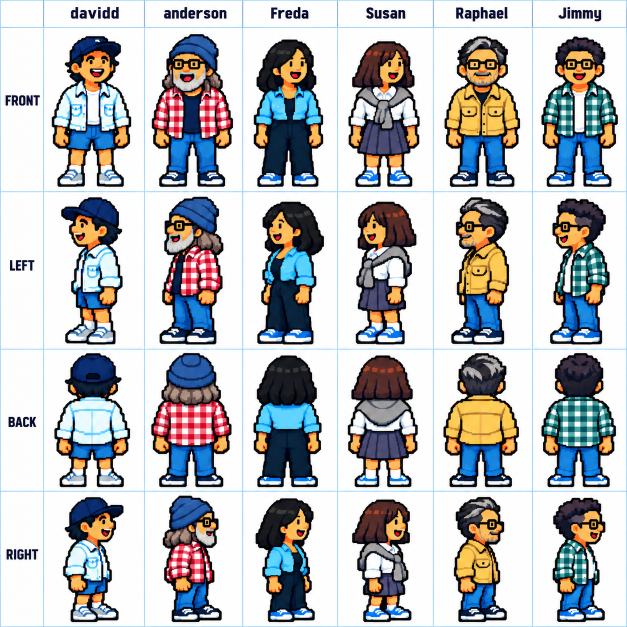
#> input picture 角色表.png, 1254 x 1254 px, given in place of susan.png, which was not available (shown at 1/2 size)
$ python instruments.py '角色表.png'
#> lines starting #> are read from the running program, lines starting #| are printed output that depends on the picture; pictures that were not available may be replaced by others from this repository, and a replacement may not be noted
### landmarks.py
"""台北六景 8-bit 像素圖：96x96 邏輯像素，深藍外框、平塗加明暗，放大 6 倍輸出。"""
import random
import sys
from pathlib import Path

import numpy as np
from PIL import Image, ImageDraw, ImageFont

N = 96
SCALE = 6
OUT = (28, 34, 66, 255)
OUT_SOFT = (96, 108, 140, 255)


def c(h, a=255):
    h = h.lstrip('#')
    return (int(h[0:2], 16), int(h[2:4], 16), int(h[4:6], 16), a)


def inner_outline(layer, color=OUT):
    a = np.array(layer)
    m = a[..., 3] > 0
    p = np.pad(m, 1)
    interior = p[:-2, 1:-1] & p[2:, 1:-1] & p[1:-1, :-2] & p[1:-1, 2:]
    a[m & ~interior] = color
    return Image.fromarray(a)


class Sprite:
    def __init__(self):
        self.img = Image.new('RGBA', (N, N), (0, 0, 0, 0))

    # [12 lines left out: function part, not called in this run]

    def raw(self, fn):
        fn(ImageDraw.Draw(self.img))


def px(d, x, y, col):
    d.point((x, y), fill=col)


# ---------------------------------------------------------------- 1. 台北 101
# [499 lines left out: functions taipei101, grand_hotel, tpac, music_center, xianjiyan, xiaoyoukeng and 1 more, not called in this run]


LANDMARKS = [
    ('taipei101', '台北 101', taipei101),
    ('grand_hotel', '圓山飯店', grand_hotel),
    ('tpac', '台北表演藝術中心', tpac),
    ('music_center', '台北流行音樂中心', music_center),
    ('xianjiyan', '仙跡岩登山入口', xianjiyan),
    ('xiaoyoukeng', '小油坑', xiaoyoukeng),
    ('chifeng', '赤峰街', chifeng),
]


# [33 lines left out: functions find_font, main, not called in this run]


# [2 lines that do not run on import are left out]

### instruments.py
"""幫朝右角色背上各自的樂器：行走（walk）與跳躍（jump）兩種姿勢。

樂器先直立畫在自己的小圖上（琴頭朝上），旋轉後貼到角色背後；背帶、手上的東西畫在角色前面。
輸出加了留白的角色圖：原角色左上角位於 (PAD_L, PAD_T)，行走姿勢腳底貼齊圖片底邊。
跳躍姿勢從同一張側面圖改出來：前腳膝蓋抬高、後腳伸直，一手往前上方舉，背上的樂器因慣性往後甩。
"""
import math
import sys
from pathlib import Path

import numpy as np
from PIL import Image, ImageDraw

from landmarks import OUT, c, inner_outline

PAD_L, PAD_T, PAD_R = 16, 6, 12


def layer(w, h):
    im = Image.new('RGBA', (w, h), (0, 0, 0, 0))
    return im, ImageDraw.Draw(im)


# ------------------------------------------------------------ 直立樂器（琴頭朝上）
# [35 lines left out: functions acoustic_guitar, electric_bass, not called in this run]


def keytar():
    im, d = layer(10, 38)
    d.rectangle([3, 0, 6, 12], fill=c('#2a2a36'))                 # 握把
    d.rectangle([0, 11, 9, 37], fill=c('#e84a6e'))                # 琴身
    d.rectangle([8, 12, 9, 36], fill=c('#b8304e'))
    im = inner_outline(im, OUT)
    d = ImageDraw.Draw(im)
    d.rectangle([2, 13, 6, 34], fill=c('#f6f6f6'))                # 白鍵
    for y in range(14, 34, 2):
        d.line([2, y, 6, y], fill=c('#b8bcc8'))                   # 鍵縫
    for y in (15, 17, 21, 23, 25, 29, 31):
        d.line([2, y, 3, y], fill=c('#202024'))                   # 黑鍵
    d.point((4, 4), fill=c('#ffd040')); d.point((4, 7), fill=c('#5ad0ff'))  # 握把上的鈕
    return im, (5, 24)


def place(base, piece, anchor, angle, at):
    """把直立樂器旋轉 angle 度（逆時針，琴頭往左倒）後，讓錨點落在 at。"""
    w, h = piece.size
    rot = piece.rotate(angle, resample=Image.NEAREST, expand=True)
    t = math.radians(angle)
    vx, vy = anchor[0] - w / 2, anchor[1] - h / 2
    rx = vx * math.cos(t) + vy * math.sin(t) + rot.width / 2
    ry = -vx * math.sin(t) + vy * math.cos(t) + rot.height / 2
    base.alpha_composite(rot, (round(at[0] - rx), round(at[1] - ry)))


# ------------------------------------------------------------ 前景（背帶、手持）
def strap(d, a, b, col='#3b2416'):
    d.line([a, b], fill=c(col))


def mic(d, x, y):
    """手握麥克風：x, y 為拳頭位置。"""
    d.rectangle([x - 1, y - 5, x + 1, y], fill=OUT)
    d.line([x, y - 5, x, y], fill=c('#24242c'))                   # 握柄
    d.rectangle([x - 2, y - 9, x + 2, y - 5], fill=OUT)
    d.rectangle([x - 1, y - 8, x + 1, y - 6], fill=c('#c8ccd8'))  # 網罩
    d.point((x, y - 8), fill=c('#f4f6fa')); d.point((x, y - 7), fill=c('#8a90a4'))


# [12 lines left out: function snare, not called in this run]


# ------------------------------------------------------------ 每個人的裝備（原角色座標，經 o() 換到留白後）
def o(x, y):
    return x + PAD_L, y + PAD_T


def gear_raphael(bg, fg, d, j):
    place(bg, *acoustic_guitar(), 32 + 8 * j, o(-1, 37))
    strap(d, o(15, 22), o(2, 40))


def gear_davidd(bg, fg, d, j):
    place(bg, *electric_bass(), 26 + 8 * j, o(0, 39))
    strap(d, o(16, 22), o(2, 41))


def gear_jimmy(bg, fg, d, j):
    place(bg, *keytar(), 52 + 8 * j, o(3, 31))
    strap(d, o(15, 22), o(4, 38))


# [6 lines left out: function gear_anderson, not called in this run]


def gear_susan(bg, fg, d, j):
    if not j:
        mic(d, *o(10, 39))


def gear_freda(bg, fg, d, j):
    if not j:
        mic(d, *o(9, 39))


GEAR = {'raphael': gear_raphael, 'davidd': gear_davidd, 'jimmy': gear_jimmy,
        'anderson': gear_anderson, 'susan': gear_susan, 'freda': gear_freda}


def jump_sprite(sprite, hip=44):
    a = np.array(sprite)
    h, w = a.shape[:2]
    legs = a[hip:].copy()
    xs = np.nonzero(legs[0, :, 3])[0]
    mid = (xs.min() + xs.max() + 1) // 2
    back, front = legs.copy(), legs.copy()
    back[:, mid:] = 0
    front[:, :mid] = 0
    pad = 4                                                        # 往左右各留 4 格給伸出去的腳
    out = np.zeros((h, w + pad * 2, 4), np.uint8)
    body = a.copy(); body[hip:] = 0
    paste(out, back, pad, hip)
    paste(out, body, pad, 0)
    paste(out, front, pad + 3, hip - 7)
    return Image.fromarray(out), pad


SKIN = '#f4b860'
# 跳躍時往上舉的手拿什麼：麥克風、鼓棒，其餘握拳
RAISED = {'susan': 'mic', 'freda': 'mic', 'anderson': 'stick'}


def raised_arm(sprite, name, x0, y0):
    """前方一隻手往前上方舉（在臉的前面，不蓋住臉）。袖子顏色取自肩膀。"""
    a = np.array(sprite)
    sleeve = tuple(int(v) for v in a[y0 + 27, x0 + 14, :3]) + (255,)
    L = Image.new('RGBA', sprite.size, (0, 0, 0, 0))
    d = ImageDraw.Draw(L)
    sx, sy, ex, ey, fx, fy = x0 + 15, y0 + 26, x0 + 20, y0 + 20, x0 + 24, y0 + 12
    d.line([sx, sy, ex, ey], fill=sleeve, width=5)                 # 上臂（袖子）
    d.line([ex, ey, fx, fy + 1], fill=c(SKIN), width=4)            # 前臂
    d.rectangle([fx - 2, fy - 2, fx + 2, fy + 2], fill=c(SKIN))    # 拳頭
    L = inner_outline(L, OUT)
    d = ImageDraw.Draw(L)
    kind = RAISED.get(name)
    if kind == 'mic':
        mic(d, fx, fy - 2)
    elif kind == 'stick':
        d.line([fx, fy - 2, fx - 3, fy - 10], fill=c('#e8c890'))
        d.point((fx - 3, fy - 10), fill=c('#fff2d0'))
    sprite.alpha_composite(L)


def paste(dst, src, x, y):
    h, w = src.shape[:2]
    H, W = dst.shape[:2]
    x0, y0, x1, y1 = max(x, 0), max(y, 0), min(x + w, W), min(y + h, H)
    s = src[y0 - y:y1 - y, x0 - x:x1 - x]
    m = s[..., 3] > 0
    dst[y0:y1, x0:x1][m] = s[m]


def equip(sprite, name, pose='walk'):
    j = int(pose == 'jump')
    shift, top = 0, 12 * j                                         # 跳躍：左右多 shift 格給腳、上方多 top 格給舉高的手
    if j:
        sprite, shift = jump_sprite(sprite)
        sprite = sprite.crop((0, -top, sprite.width, sprite.height))
        raised_arm(sprite, name, shift, top)
    w, h = sprite.width - 2 * shift + PAD_L + PAD_R, sprite.height + PAD_T
    bg = Image.new('RGBA', (w, h - top), (0, 0, 0, 0))
    fg = Image.new('RGBA', (w, h - top), (0, 0, 0, 0))
    if name in GEAR:
        GEAR[name](bg, fg, ImageDraw.Draw(fg), j)
    out = Image.new('RGBA', (w, h), (0, 0, 0, 0))
    out.alpha_composite(bg, (0, top))
    out.alpha_composite(sprite, (PAD_L - shift, PAD_T))
    out.alpha_composite(fg, (0, top))
    return out


def main(chars_dir):
#> called with chars_dir = '角色表.png'
    src = Path(chars_dir)
    for name in ['susan', 'jimmy', 'davidd', 'raphael', 'freda', 'anderson']:
        base = Image.open(src / f'{name}.png').convert('RGBA')
        for pose in ('walk', 'jump'):
            equip(base, name, pose).save(src / f'{name}_{pose}.png')
#> this loop made 2 passes
#> pass 1, in main, `equip(base, name, pose).save(src / f'{name}_{pose}.png')`:
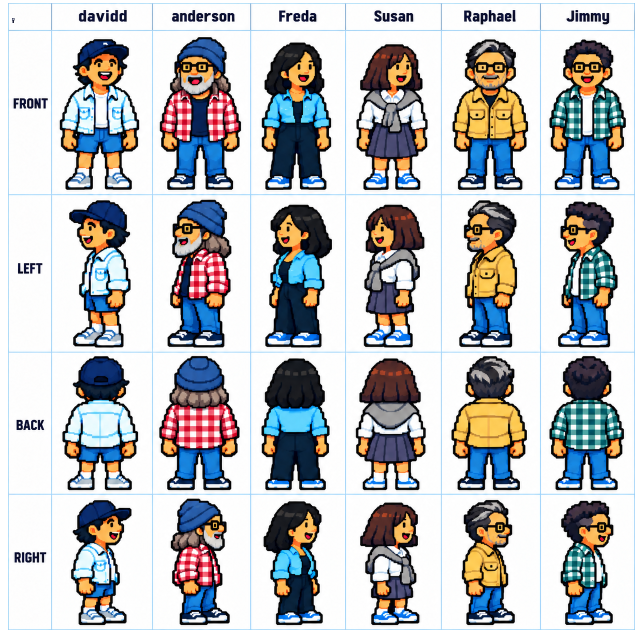
#> saved as susan_walk.png: PIL image 1282x1260 RGBA (shown at 1/2 size); mean R, G, B, A 179.7, 181.4, 183.5, 248.2; transparent parts drawn white
#> pass 2, in jump_sprite, `legs = a[hip:].copy()`:
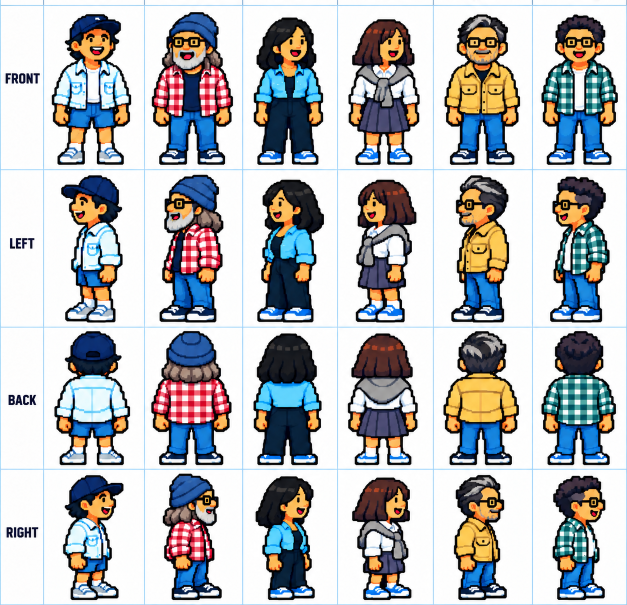
#> legs: shape (1210, 1254, 4) (shown at 1/2 size); mean R, G, B, A 183.3, 185, 187.1, 255
#> pass 2, in paste, `s = src[y0 - y:y1 - y, x0 - x:x1 - x]`:
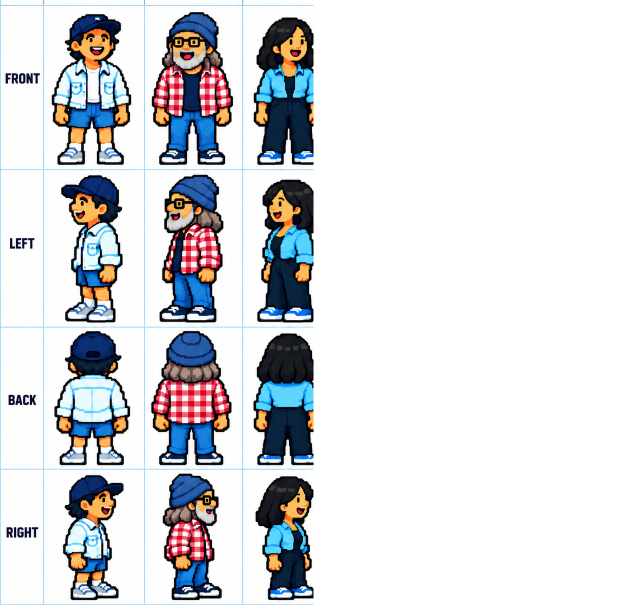
#> s: shape (1210, 1254, 4) (shown at 1/2 size); mean R, G, B, A 90.2, 91.4, 94.5, 127.5; transparent parts drawn white


if __name__ == '__main__':
#> (the run stopped early here; a loop or call above may not have finished)
